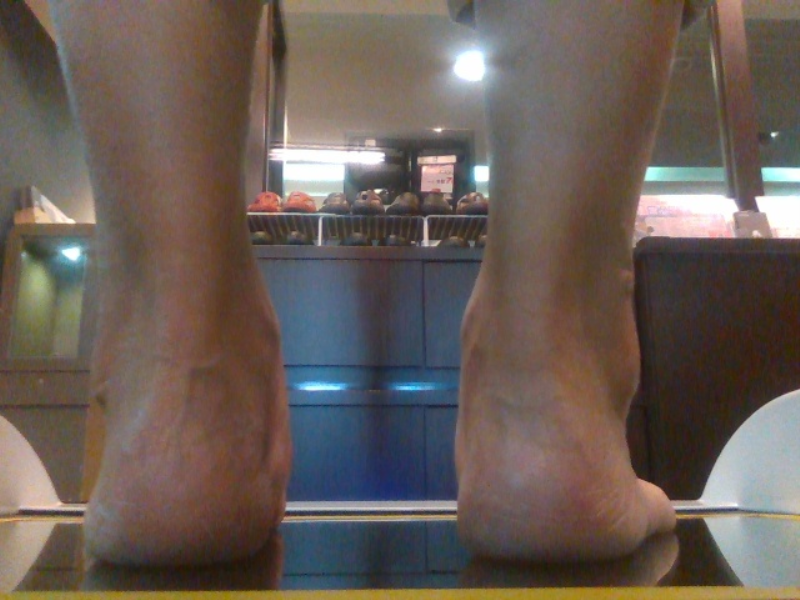
#> input picture 腳辨識/567.jpg, 800 x 600 px
$ python t.py
#> lines starting #> are read from the running program, lines starting #| are printed output that depends on the picture; after the words box and inside, x2 and y2 are one past the last pixel; in counts of white or black regions, pixels touching at a corner belong together
### 腳辨識/skin_detector.py
# -*- coding:utf-8 -*-
import cv2
import numpy as np


# [29 lines left out: functions ellipse_detect, cr_otsu, not called in this run]


def crcb_range_sceening(image):
    """YCrCb颜色空间的CrCb分量阈值分割"""
    ycrcb = cv2.cvtColor(image, cv2.COLOR_BGR2YCR_CB)
    (y, cr, cb) = cv2.split(ycrcb)
    mask = np.zeros(cr.shape, dtype=np.uint8)
    (x, y) = cr.shape
    for i in range(0, x):
        for j in range(0, y):
            if (cr[i][j] > 140) and (cr[i][j]) < 175 and (cb[i][j] > 100) and (cb[i][j]) < 120:
                mask[i][j] = 255
            else:
                mask[i][j] = 0
    return mask


# [15 lines left out: function hsv_detect, not called in this run]


img = cv2.imread('567.jpg')
#> img is the input picture: shape (600, 800, 3); mean B, G, R 85.9, 92.8, 105
# 圖片前處理
image = cv2.resize(img, (256, 256), interpolation=cv2.INTER_CUBIC)

# [7 lines that do not run on import are left out]

### 腳辨識/t.py
import cv2
import numpy as np
import skin_detector


# 讀圖
img = cv2.imread('tt.jpg')
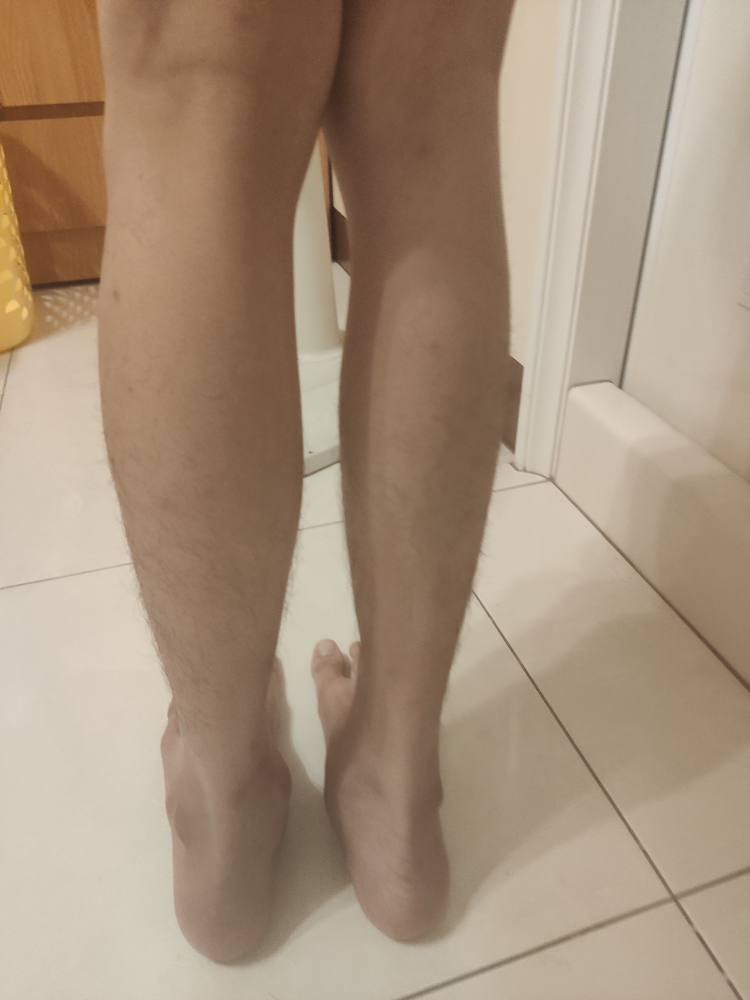
#> input picture 腳辨識/tt.jpg, 3000 x 4000 px (shown at 1/4 size)
#> img is the input picture: shape (4000, 3000, 3); mean B, G, R 123.7, 145.2, 166.3
# 圖片前處理
img = cv2.resize(img, (256, 256), interpolation=cv2.INTER_CUBIC)
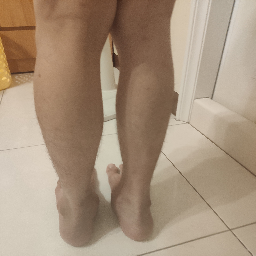
#> img: shape (256, 256, 3); mean B, G, R 123.7, 145.2, 166.3
# gray = cv2.cvtColor(img,)
mask = skin_detector.crcb_range_sceening(img)
#> in crcb_range_sceening, `ycrcb = cv2.cvtColor(image, cv2.COLOR_BGR2YCR_CB)`: ycrcb: shape (256, 256, 3); mean of channels 0, 1, 2 149.1, 140.4, 113.7
#> in crcb_range_sceening, `(y, cr, cb) = cv2.split(ycrcb)`:
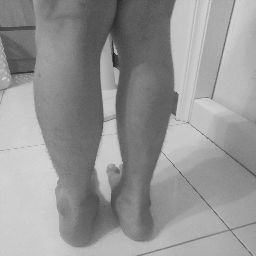
#> y: shape (256, 256); min 32, max 213, mean 149.1
#> in crcb_range_sceening, `(y, cr, cb) = cv2.split(ycrcb)`:
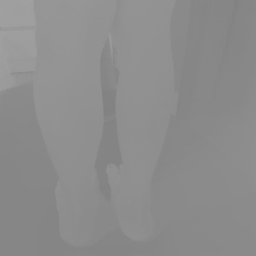
#> cr: shape (256, 256); min 129, max 162, mean 140.4
#> in crcb_range_sceening, `(y, cr, cb) = cv2.split(ycrcb)`:
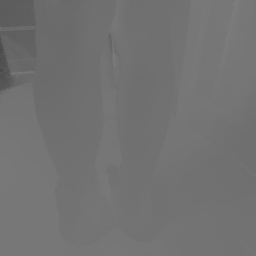
#> cb: shape (256, 256); min 72, max 126, mean 113.7
#> after the loop in crcb_range_sceening, `for i in range(0, x):`:
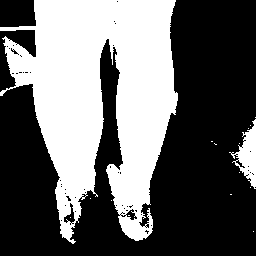
#> mask: shape (256, 256); 39.9% white; 16 white regions (14 under 20 px), largest, box (x1, y1, x2, y2) and area: (0, 0, 178, 244) 25307, (229, 119, 256, 189) 804


canny = cv2.Canny(mask, 0, 0)
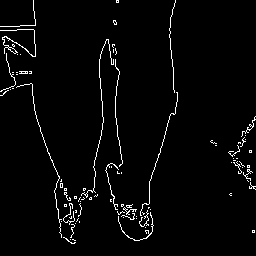
#> canny: shape (256, 256); 2.8% white in thin lines or dots

cnts = cv2.findContours(canny.copy(), cv2.RETR_EXTERNAL,
                        cv2.CHAIN_APPROX_SIMPLE)
#> cnts = 89 contours, 88 with area under 20; largest, box (x1, y1, x2, y2) and area: (0, 29, 36, 57) 44

print(len(cnts))
#| 2
if len(cnts) == 0:
    print(0)
else:
    # 找出輪廓中最大的，假設為手
#> (the run stopped early here; a loop or call above may not have finished)
